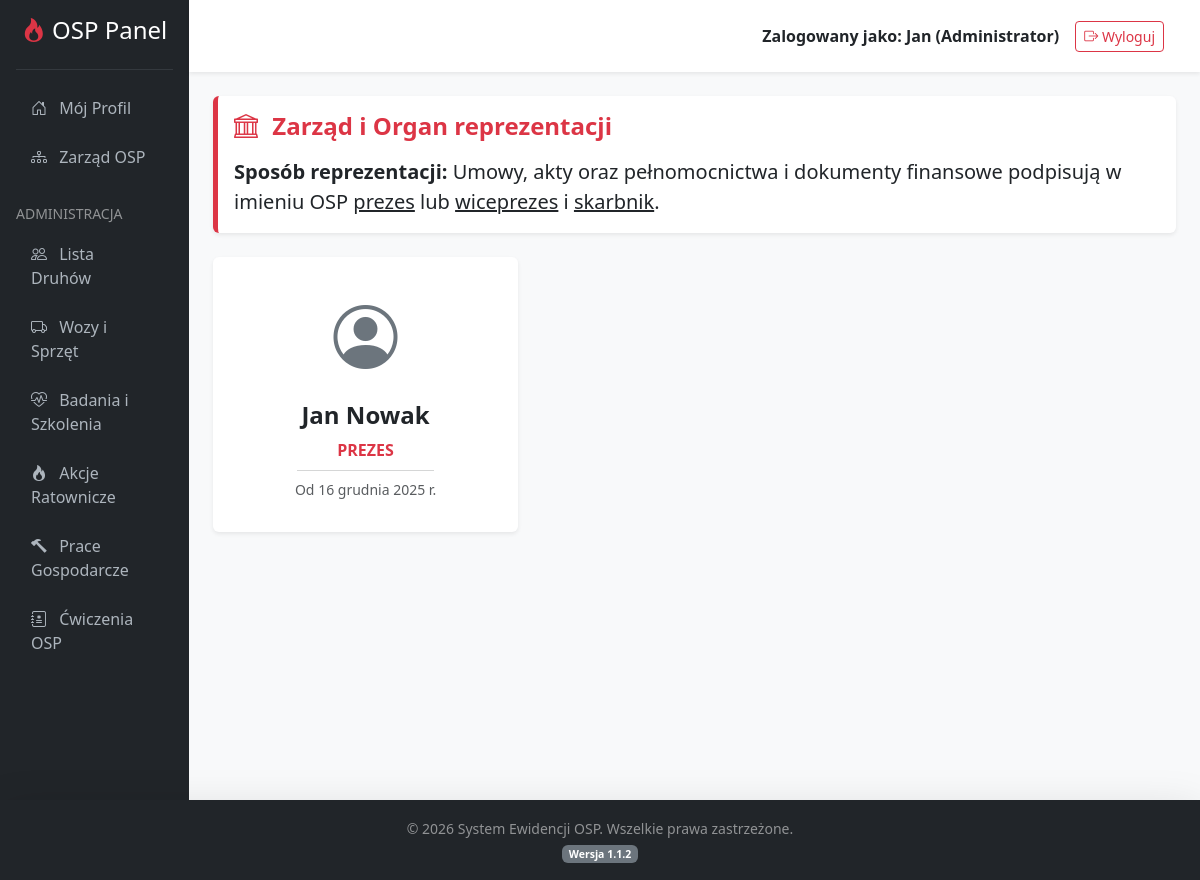
The app's page /index.php?action=board (signed in) with its own data.
### tables this page shows
CREATE TABLE `board_members` (
  `id` int(11) NOT NULL,
  `user_id` int(11) NOT NULL,
  `funkcja` varchar(100) NOT NULL,
  `data_powolania` date NOT NULL
);

CREATE TABLE `users` (
  `id` int(11) NOT NULL,
  `first_name` varchar(50) NOT NULL,
  `last_name` varchar(50) NOT NULL,
  `login` varchar(50) NOT NULL,
  `email` varchar(100) DEFAULT NULL,
  `password` varchar(255) NOT NULL,
  `role` enum('superadmin','admin','user') DEFAULT 'user',
  `created_at` datetime DEFAULT current_timestamp()
);

### controllers/BoardController.php (called while the page is built, shortened)
<?php
require_once 'models/User.php';
class BoardController {
    private $userModel;
    public function __construct($db) {
        $this->userModel = new User($db);
    }
    public function index() {
        $stmt = $this->userModel->getBoardMembers();
        $zarzad = $stmt->fetchAll(PDO::FETCH_ASSOC);
        require_once 'views/board_list.php';
    }
}
?>

### models/User.php (called while the page is built, shortened)
<?php
class User {
    private $conn;
    public function __construct($db) {
        $this->conn = $db;
    }
    public function getBoardMembers() {
        $query = "SELECT u.id, u.first_name, u.last_name, b.funkcja, b.data_powolania
                  FROM board_members b
                  JOIN users u ON b.user_id = u.id
                  ORDER BY b.data_powolania ASC";
        $stmt = $this->conn->prepare($query);
        $stmt->execute();
        return $stmt;
    }
}
?>

### config/helpers.php (called while the page is built, shortened)
<?php
function dataPolska($data_z_bazy) {
    $miesiace = ['stycznia', 'lutego', 'marca', 'kwietnia', 'maja', 'czerwca', 'lipca', 'sierpnia', 'września', 'października', 'listopada', 'grudnia'];
    $timestamp = strtotime($data_z_bazy);
    $dzien = date('j', $timestamp);
    $miesiac = $miesiace[date('n', $timestamp) - 1];
    $rok = date('Y', $timestamp);
    return "$dzien $miesiac $rok r.";
}
?>

### views/board_list.php (the view)
<?php include 'views/header.php'; ?>
<div class="card mb-4 shadow-sm border-0 border-start border-danger border-5">
    <div class="card-body">
        <h4 class="text-danger fw-bold"><i class="bi bi-bank me-2"></i> Zarząd i Organ reprezentacji</h4>
        <p class="mb-0 fs-5 mt-3">
            <strong>Sposób reprezentacji:</strong> Umowy, akty oraz pełnomocnictwa i dokumenty finansowe
            podpisują w imieniu OSP <u>prezes</u> lub <u>wiceprezes</u> i <u>skarbnik</u>.
        </p>
    </div>
</div>
<div class="row">
    <?php if (count($zarzad) > 0): ?>
        <?php foreach ($zarzad as $czlonek): ?>
            <div class="col-md-6 col-lg-4 mb-4">
                <div class="card shadow-sm h-100 border-0 text-center py-3">
                    <div class="card-body">
                        <div class="mb-3">
                            <i class="bi bi-person-circle text-secondary" style="font-size: 4rem;"></i>
                        </div>
                        <h5 class="card-title fw-bold fs-4"><?= htmlspecialchars($czlonek['first_name'] . ' ' . $czlonek['last_name']) ?></h5>
                        <p class="text-danger fw-bold mb-1 fs-6"><?= htmlspecialchars($czlonek['funkcja']) ?></p>
                        <hr class="w-50 mx-auto my-2 text-muted">
                        <p class="text-muted small mb-0">Od <?= dataPolska($czlonek['data_powolania']) ?></p>
                    </div>
                </div>
            </div>
        <?php endforeach; ?>
    <?php else: ?>
        <div class="col-12 text-center py-5">
            <h5 class="text-muted">Brak członków zarządu w bazie.</h5>
        </div>
    <?php endif; ?>
</div>
<?php include 'views/footer.php'; ?>

### views/footer.php (style rules this page uses)
body { display: flex; flex-direction: column; min-height: 100vh; background-color: #f8f9fa; }

### records on screen
board_members: user.last_name "Jan Nowak", funkcja "PREZES", data_powolania "16 grudnia 2025 r."

### other values on screen
$_SESSION['first_name'] "Jan"
